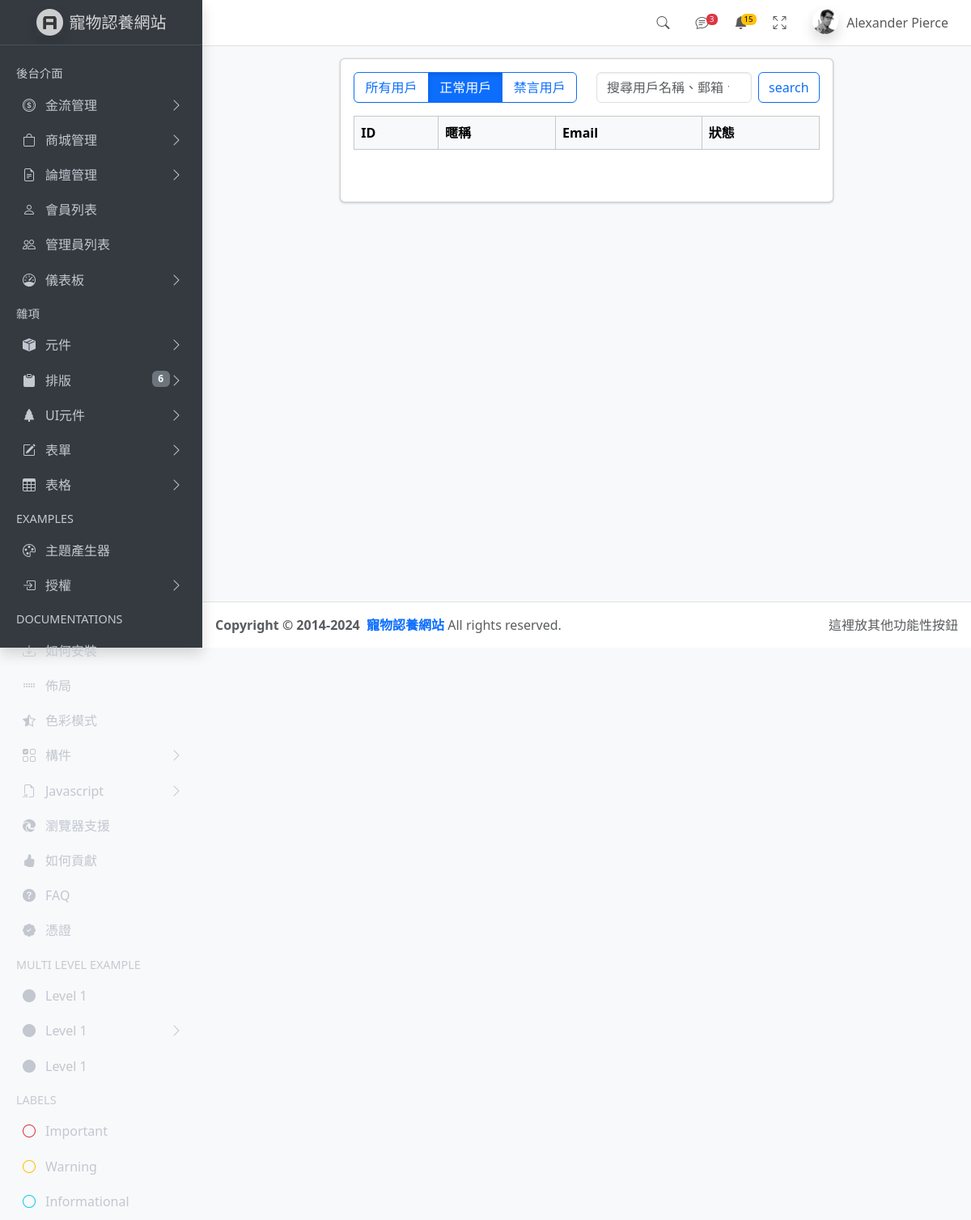
/dist/pages/forums/user_status.php?status=正常, run on an earlier commit of the app's database.
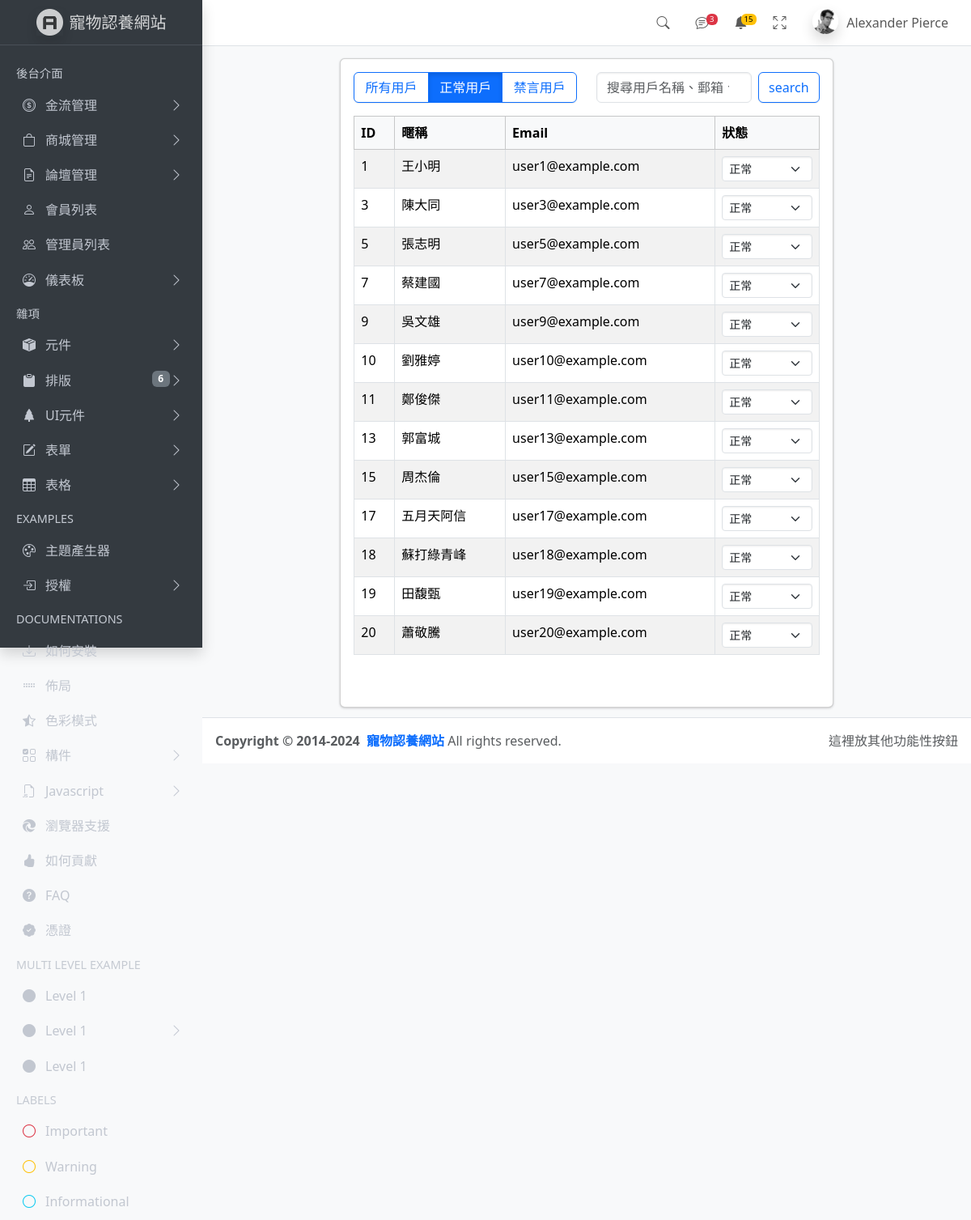
And on a later commit of the database.
### tables this page shows
CREATE TABLE `users` (
  `user_id` int NOT NULL,
  `user_email` varchar(255) NOT NULL,
  `user_password` varchar(255) NOT NULL,
  `user_name` varchar(255) NOT NULL,
  `user_number` varchar(255) NOT NULL,
  `user_address` varchar(255) NOT NULL,
  `user_birthday` date DEFAULT NULL,
  `user_level` varchar(255) DEFAULT NULL,
  `profile_picture` varchar(255) DEFAULT NULL,
  `user_status` varchar(255) DEFAULT NULL
);

### dist/pages/forums/user_status.php (the view, shortened to what this page needs)
<?php require __DIR__ . '/../parts/init.php';
$perPage = 25;
$page = isset($_GET['page']) ? intval($_GET['page']) : 1;
$status_filter = isset($_GET['status']) ? $_GET['status'] : 'all';
$where = ' WHERE 1 ';
if ($status_filter !== 'all') {
  $where .= " AND users.user_status = " . $pdo->quote($status_filter);
}
$t_sql = "SELECT COUNT(1) FROM `users` $where";
$totalRows = $pdo->query($t_sql)->fetch(PDO::FETCH_NUM)[0];
$rows = [];
if ($totalRows > 0) {
  $sql = sprintf("SELECT user_id, user_name, user_email, user_status FROM users
  %s ORDER BY user_id LIMIT %s, %s",
  $where, ($page - 1) * $perPage, $perPage);
  $rows = $pdo->query($sql)->fetchAll();
}
?>
<?php include ROOT_PATH . 'dist/pages/parts/head.php' ?>
<body class="layout-fixed sidebar-expand-lg bg-body-tertiary">
  <div class="app-wrapper">
    <?php include ROOT_PATH . 'dist/pages/parts/navbar.php' ?>
    <?php include ROOT_PATH . 'dist/pages/parts/sidebar.php' ?>
    <br>
    <main class="app-main pt-5">
      <div class="container-fluid">
        <div class="row justify-content-center">
          <div class="col-lg-10 col-xl-8">
            <div class="card">
              <div class="card-body">
                <div class="row mb-3">
                  <div class="col-md-6 mb-2 mb-md-0">
                    <div class="btn-group w-100" role="group" aria-label="User status filter">
                      <a href="?status=all" class="btn btn-outline-primary <?= $status_filter === 'all' ? 'active' : '' ?>">所有用戶</a>
                      <a href="?status=正常" class="btn btn-outline-primary <?= $status_filter === '正常' ? 'active' : '' ?>">正常用戶</a>
                      <a href="?status=禁言" class="btn btn-outline-primary <?= $status_filter === '禁言' ? 'active' : '' ?>">禁言用戶</a>
                    </div>
                  </div>
                  <div class="col-md-6">
                    <form class="d-flex" role="search" id="searchForm">
                      <input class="form-control me-2"
                        id="searchInput"
                        name="keyword"
                        value="<?= empty($_GET['keyword']) ? '' : htmlentities($_GET['keyword']) ?>"
                        type="search" placeholder="搜尋用戶名稱、郵箱、狀態等" aria-label="Search">
                      <button class="btn btn-outline-primary" type="submit">search</button>
                    </form>
                  </div>
                </div>
                <div class="table-responsive">
                  <table class="table table-bordered table-striped table-hover">
                    <thead class="table-light">
                      <tr>
                        <th>ID</th>
                        <th>暱稱</th>
                        <th>Email</th>
                        <th>狀態</th>
                      </tr>
                    </thead>
                    <tbody>
                    <?php foreach ($rows as $r): ?>
                      <tr>
                        <td><?= $r['user_id'] ?></td>
                        <td><?= htmlentities($r['user_name']) ?></td>
                        <td><?= htmlentities($r['user_email']) ?></td>
                        <td>
                          <select class="form-select form-select-sm status-select" data-user-id="<?= $r['user_id'] ?>" data-original-status="<?= $r['user_status'] ?>">
                            <option value="正常" <?= $r['user_status'] == '正常' ? 'selected' : '' ?>>正常</option>
                          </select>
                        </td>
                      </tr>
                    <?php endforeach; ?>
                    </tbody>
                  </table>
                </div>
                <div class="d-flex justify-content-center mt-3">
                </div>
              </div>
            </div>
          </div>
        </div>
      </div>
    </main>
    <?php include ROOT_PATH . 'dist/pages/parts/footer.php' ?>
  </div>
</body>
</html>

What changed in the data, as far as the page shows it:
now on this page (row edited): users: user_id "1", user_name "王小明", user_email "user1@example.com", user_status+user_id "正常"
now on this page (row edited): users: user_id "3", user_name "陳大同", user_email "user3@example.com", user_status+user_id "正常"
now on this page (row edited): users: user_id "5", user_name "張志明", user_email "user5@example.com", user_status+user_id "正常"
now on this page (row edited): users: user_id "7", user_name "蔡建國", user_email "user7@example.com", user_status+user_id "正常"
now on this page (row edited): users: user_id "9", user_name "吳文雄", user_email "user9@example.com", user_status+user_id "正常"
now on this page (row edited): users: user_id "10", user_name "劉雅婷", user_email "user10@example.com", user_status+user_id "正常"
now on this page (row edited): users: user_id "11", user_name "鄭俊傑", user_email "user11@example.com", user_status+user_id "正常"
now on this page (row edited): users: user_id "13", user_name "郭富城", user_email "user13@example.com", user_status+user_id "正常"
now on this page (row edited): users: user_id "15", user_name "周杰倫", user_email "user15@example.com", user_status+user_id "正常"
now on this page (row edited): users: user_id "17", user_name "五月天阿信", user_email "user17@example.com", user_status+user_id "正常"
now on this page (row edited): users: user_id "18", user_name "蘇打綠青峰", user_email "user18@example.com", user_status+user_id "正常"
now on this page (row edited): users: user_id "19", user_name "田馥甄", user_email "user19@example.com", user_status+user_id "正常"
now on this page (row edited): users: user_id "20", user_name "蕭敬騰", user_email "user20@example.com", user_status+user_id "正常"
